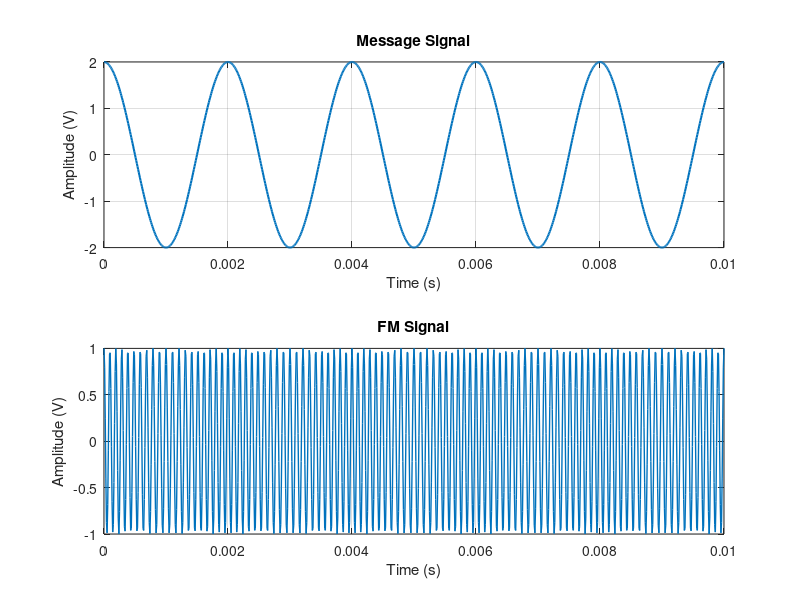

Recreate this plot in MATLAB.
% Calculation and Verification of Frequency Deviation
% and Modulation Index of FM Signal

clc;
clear;
close all;

%% Message Signal Parameters
Am = 2;          % Message amplitude (V)
fm = 500;        % Message frequency (Hz)

%% Carrier Signal Parameters
Ac = 1;          % Carrier amplitude (V)
fc = 10000;      % Carrier frequency (Hz)

%% FM Parameters
kf = 250;        % Frequency sensitivity (Hz/V)
fs = 100000;     % Sampling frequency (Hz)
T = 0.01;        % Simulation duration (s)

%% Time Vector
t = 0:1/fs:T;

%% Message Signal
m = Am * cos(2*pi*fm*t);

%% Frequency Deviation
delta_f = kf * Am;

%% Modulation Index
beta = delta_f / fm;

%% FM Signal
fm_signal = Ac * cos(2*pi*fc*t + beta * sin(2*pi*fm*t));

%% Display Parameters
fprintf('Carrier Frequency (fc) = %.0f Hz\n', fc);
fprintf('Message Frequency (fm) = %.0f Hz\n', fm);
fprintf('Message Amplitude (Am) = %.0f V\n', Am);
fprintf('Frequency Sensitivity (kf) = %.0f Hz/V\n', kf);

fprintf('\nFrequency Deviation (Delta f) = %.2f Hz\n', delta_f);
fprintf('Modulation Index (Beta) = %.2f\n', beta);

%% Verification
beta_verify = delta_f / fm;
fprintf('Verified Modulation Index = %.2f\n', beta_verify);

%% Verification Check
tolerance = 1e-6;

if abs(beta - beta_verify) < tolerance
    fprintf('\nVerification Successful\n');
else
    fprintf('\nVerification Failed\n');
end

%% Plotting
figure;

subplot(2,1,1);
plot(t, m, 'LineWidth', 1.5);
grid on;
title('Message Signal');
xlabel('Time (s)');
ylabel('Amplitude (V)');

subplot(2,1,2);
plot(t, fm_signal, 'LineWidth', 1);
grid on;
title('FM Signal');
xlabel('Time (s)');
ylabel('Amplitude (V)');
